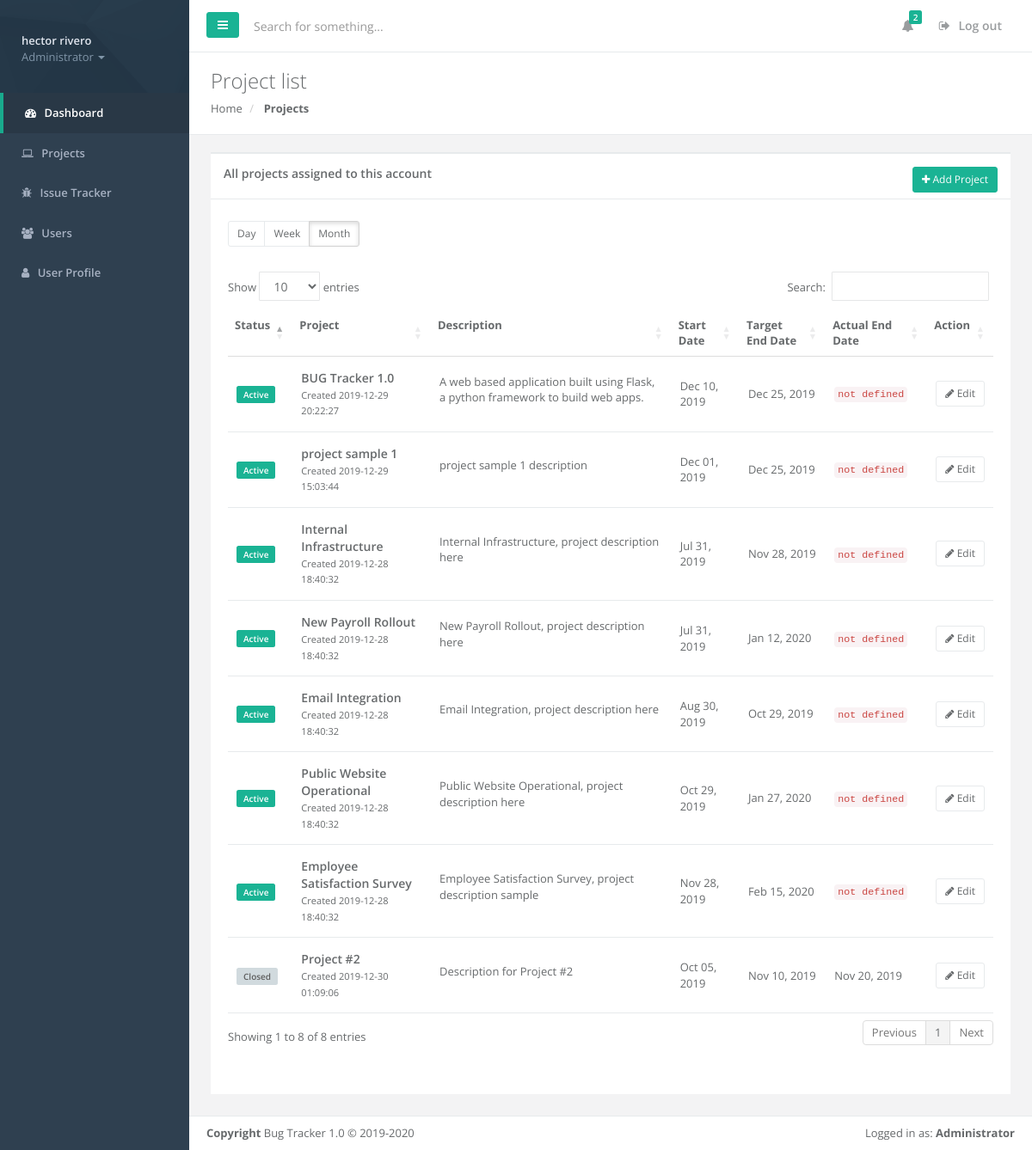
The page /projects (signed in) on the database its author committed.
### tables this page shows
CREATE TABLE 'bt_users' (
  'user_id' INTEGER PRIMARY KEY AUTOINCREMENT NOT NULL,
  'first_name' varchar(50),
  'last_name' varchar,
  'email' varchar(255),
  'work_phone' varchar(10),
  'username' varchar(255) NOT NULL,
  'password_hash' varchar(255) NOT NULL,
  'user_role' varchar(30) NOT NULL DEFAULT 'Member',
  'account_locked' varchar(1) NOT NULL DEFAULT 'N',
  'assigned_project' integer,
  'created_on' timestamp NOT NULL DEFAULT CURRENT_TIMESTAMP,
  'created_by' varchar(255) NOT NULL,
  'modified_on' timestamp,
  'modified_by' varchar(255),
  CONSTRAINT 'bt_user_project_fk' FOREIGN KEY ("assigned_project") REFERENCES "bt_projects" ("project_id"),
  CONSTRAINT 'bt_users_username_uk' UNIQUE ("username"),
  CONSTRAINT 'bt_users_user_role_ck' CHECK (user_role in ('Administrator','Manager','Lead','Member')),
  CONSTRAINT 'bt_users_user_assignment_ck' CHECK ( (user_role in ('Lead','Member') and assigned_project is not null) or
(user_role in ('Administrator','Manager') and assigned_project is null) )
);

CREATE TABLE 'bt_projects' (
  'project_id' integer NOT NULL PRIMARY KEY AUTOINCREMENT,
  'project_name' varchar(255) NOT NULL,
  'project_desc' TEXT,
  'start_date' timestamp NOT NULL,
  'target_end_date' timestamp NOT NULL,
  'actual_end_date' timestamp,
  'created_on' timestamp NOT NULL DEFAULT CURRENT_TIMESTAMP,
  'created_by' varchar(255) NOT NULL,
  'modified_on' timestamp,
  'modified_by' varchar(255),
  CONSTRAINT 'bt_projects_name_uk' UNIQUE ("project_name")
);

### bugtracker/project.py (the view)
@bp.route('/projects')
@login_required
def projects():
    db = get_db()
    where_clause = ""
    if g.user['user_role'] in ['Lead', 'Member']:
        where_clause = " WHERE project_id = '{}'".format(g.user['assigned_project'])
    query = ("SELECT * FROM bt_projects" +
        where_clause +
        " ORDER BY created_on DESC")
    projects = db.execute(query).fetchall()
    access_create = check_access_create()
    return render_template('project/projects.html', projects=projects, access_create=access_create)

### bugtracker/auth.py (called while the page is built)
@bp.before_app_request
def load_logged_in_user():
    user_id = session.get('user_id')
    if user_id is None:
        g.user = None
    else:
        g.user = get_db().execute('SELECT * FROM bt_users WHERE user_id = ?', (user_id,)).fetchone()

def login_required(view):
    @functools.wraps(view)
    def wrapped_view(**kwargs):
        if g.user is None:
            return redirect(url_for('auth.login'))
        return view(**kwargs)
    return wrapped_view

### bugtracker/db.py (called while the page is built)
def get_db():
    if 'db' not in g:
        g.db = sqlite3.connect(
            current_app.config['DATABASE'],
            detect_types=sqlite3.PARSE_DECLTYPES
        )
        g.db.row_factory = sqlite3.Row
    return g.db

### bugtracker/project.py (called while the page is built)
def check_access_create():
    access_create = False
    if g.user['user_role'] in ['Administrator', 'Manager']:
        access_create = True
    return access_create

### bugtracker/templates/project/projects.html (shortened to what this page needs)
{% extends "base.html" %}
{% block stylesheets %}
    {{ super() }}
    <link href="https://cdn.datatables.net/1.10.20/css/dataTables.bootstrap4.min.css" rel="stylesheet">
{% endblock stylesheets %}
{% block content %}
    <div class="row wrapper border-bottom white-bg page-heading">
        <div class="col-sm-4">
            <h2>Project list</h2>
            <ol class="breadcrumb">
                <li>
                    <a href="{{ url_for('dashboard.index') }}">Home</a>
                </li>
                <li class="active">
                    <strong>Projects</strong>
                </li>
            </ol>
        </div>
    </div>
    <div class="row">
        <div class="col-lg-12">
            <div class="wrapper wrapper-content animated fadeInUp">
                <div class="ibox">
                    <div class="ibox-title">
                        <h5>All projects assigned to this account</h5>
                        <div class="ibox-tools">
                            {% if access_create %}
                            <a href="{{ url_for('project.create') }}" class="btn btn-primary btn-sm"><i class="fa fa-plus"></i> Add Project</a>
                            {% endif %}
                        </div>
                    </div>
                    <div class="ibox-content">
                        <div class="row m-b-sm m-t-sm">
                            <div class="col-md-9">
                                <div data-toggle="buttons" class="btn-group">
                                    <label class="btn btn-sm btn-white"> <input type="radio" id="option1" name="options"> Day </label>
                                    <label class="btn btn-sm btn-white"> <input type="radio" id="option2" name="options"> Week </label>
                                    <label class="btn btn-sm btn-white active"> <input type="radio" id="option3" name="options"> Month </label>
                                </div>
                            </div>
                            <div class="col-md-3">
                            </div>
                        </div>
                        <br>
                        <div class="project-list">
                            <table class="table table-hover" id="t_projects">
                                <thead>
                                    <tr>
                                        <th>Status</th>
                                        <th>Project</th>
                                        <th>Description</th>
                                        <th>Start Date </th>
                                        <th>Target End Date</th>
                                        <th>Actual End Date</th>
                                        <th>Action</th>
                                    </tr>
                                </thead>
                                <tbody>
                                    {% for project in projects %}
                                    <tr>
                                        {% if project['actual_end_date'] is not none %}
                                            <td class="project-status">
                                                <span class="label label-default">Closed</span>
                                            </td>
                                        {% else %}
                                            <td class="project-status">
                                                <span class="label label-primary">Active</span>
                                            </td>
                                        {% endif %}
                                        <td class="project-title">
                                            <a href="{{ url_for('project.edit', id=project['project_id']) }}">
                                                {{ project['project_name'] }}
                                            </a>
                                            <br/>
                                            <small>Created {{ project['created_on'] }}</small>
                                        </td>
                                        <td class="project-description">
                                            <p>{{ project['project_desc'] }}</p>
                                        </td>
                                        <td class="project-start-date">
                                            {{ project['start_date'].strftime('%b %d, %Y') }}
                                        </td>
                                        <td class="project-target-date">
                                            {{ project['target_end_date'].strftime('%b %d, %Y') }}
                                        </td>
                                        <td class="project-closed-date">
                                            {% if project['actual_end_date'] is not none %}
                                                {{ project['actual_end_date'].strftime('%b %d, %Y') }}
                                            {% else %}
                                                <code>not defined</code>
                                            {% endif %}
                                        </td>
                                        <td class="project-actions" style="text-align: left;">
                                            <a href="{{ url_for('project.edit', id=project['project_id']) }}" class="btn btn-white btn-sm"><i class="fa fa-pencil"></i> Edit </a>
                                        </td>
                                    </tr>
                                    {% endfor %}
                                </tbody>
                            </table>
                        </div>
                    </div>
                </div>
            </div>
        </div>
    </div>
{% endblock content %}

### bugtracker/templates/layout/sidebar.html (shortened to what this page needs)
    <nav class="navbar-default navbar-static-side" role="navigation">
        <div class="sidebar-collapse">
            <ul class="nav metismenu" id="side-menu">
                <li class="nav-header">
                    <div class="dropdown profile-element">
                            <a data-toggle="dropdown" class="dropdown-toggle" href="#">
                            <span class="clear"> <span class="block m-t-xs"> <strong class="font-bold">{{ g.user['first_name']+' '+g.user['last_name'] }}</strong>
                            </span> <span class="text-muted text-xs block">{% if g.user['user_role'] != 'Administrator' %}Project {% endif %}{{ g.user['user_role'] }} <b class="caret"></b></span> </span> </a>
                    </div>
                </li>
                <li class="active">
                    <a href="{{ url_for('dashboard.index') }}"><i class="fa fa-dashboard"></i> <span class="nav-label">Dashboard</span></a>
                </li>
                <li>
                    <a href="{{ url_for('project.projects') }}"><i class="fa fa-laptop"></i> <span class="nav-label">Projects</span> </a>
                </li>
                <li>
                    <a href="/issues"><i class="fa fa-bug"></i> <span class="nav-label">Issue Tracker</span> </a>
                </li>
                <li>
                    <a href="{{ url_for('user.users') }}"><i class="fa fa-users"></i> <span class="nav-label">Users</span> </a>
                </li>
                <li>
                    <a href="{{ url_for('user.profile') }}"><i class="fa fa-user"></i> <span class="nav-label">User Profile</span> </a>
                </li>
            </ul>
        </div>
    </nav>

### bugtracker/templates/layout/footer.html
    <div class="footer">
        <div class="pull-right">
            Logged in as: <strong>{{ g.user['user_role'] }}</strong>
        </div>
        <div>
            <strong>Copyright</strong> Bug Tracker 1.0 &copy; 2019-2020
        </div>
    </div>

### rows shown on the page
bt_users: first_name+last_name "hector rivero", user.user_role "Administrator"
bt_projects: shows "Closed", project_name "Project #2", created_on "2019-12-30 01:09:06", project_desc "Description for Project #2", start_date "Oct 05, 2019", target_end_date "Nov 10, 2019", actual_end_date "Nov 20, 2019"
bt_projects: shows "Active", project_name "BUG Tracker 1.0", created_on "2019-12-29 20:22:27", project_desc "A web based application built using Flask, a python framework to build web apps.", start_date "Dec 10, 2019", target_end_date "Dec 25, 2019", shows "not defined"
bt_projects: shows "Active", project_name "project sample 1", created_on "2019-12-29 15:03:44", project_desc "project sample 1 description", start_date "Dec 01, 2019", target_end_date "Dec 25, 2019", shows "not defined"
bt_projects: shows "Active", project_name "Internal Infrastructure", created_on "2019-12-28 18:40:32", project_desc "Internal Infrastructure, project description here", start_date "Jul 31, 2019", target_end_date "Nov 28, 2019", shows "not defined"
bt_projects: shows "Active", project_name "New Payroll Rollout", created_on "2019-12-28 18:40:32", project_desc "New Payroll Rollout, project description here", start_date "Jul 31, 2019", target_end_date "Jan 12, 2020", shows "not defined"
bt_projects: shows "Active", project_name "Email Integration", created_on "2019-12-28 18:40:32", project_desc "Email Integration, project description here", start_date "Aug 30, 2019", target_end_date "Oct 29, 2019", shows "not defined"
bt_projects: shows "Active", project_name "Public Website Operational", created_on "2019-12-28 18:40:32", project_desc "Public Website Operational, project description here", start_date "Oct 29, 2019", target_end_date "Jan 27, 2020", shows "not defined"
bt_projects: shows "Active", project_name "Employee Satisfaction Survey", created_on "2019-12-28 18:40:32", project_desc "Employee Satisfaction Survey, project description sample", start_date "Nov 28, 2019", target_end_date "Feb 15, 2020", shows "not defined"
